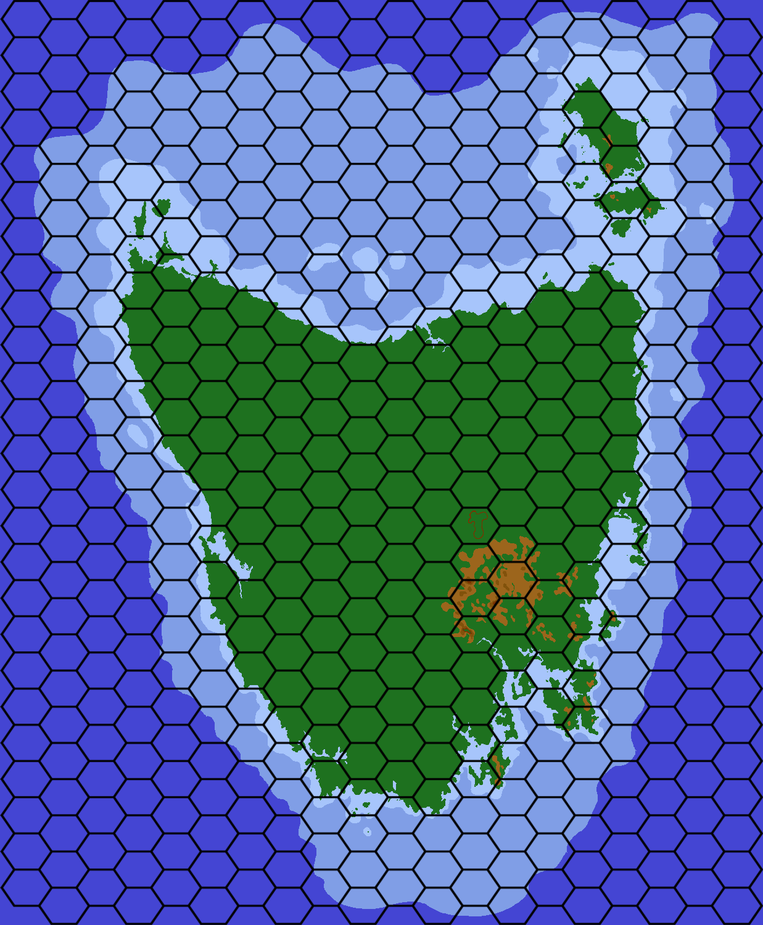
#> input picture static/images/Tassie_with_fixed_hexgrid.png, 763 x 925 px, shrunk from 1237 x 1500 before the run
$ python test.py
#> lines starting #> are read from the running program, lines starting #| are printed output that depends on the picture; after the words box and inside, x2 and y2 are one past the last pixel; in counts of white or black regions, pixels touching at a corner belong together
from PIL import Image, ImageOps
import math

res = 20

# s_hex = Image.open('single_hex.png').convert('RGBA')

wmap = Image.open('Tassie_with_fixed_hexgrid.png').convert('RGBA')
#> wmap is the input picture: PIL image 763x925 RGBA; mean R, G, B, A 74.9, 104.7, 151.4, 255

map_pixels = wmap.load()

hc_width = 20
hc_height = 25

w = round(wmap.width / hc_width)
#> w = 38
h = round(wmap.height / (hc_height + 0.5))
#> h = 36

cursor_x = round(w / 2)
#> cursor_x = 19
cursor_y = round(h / 2)
#> cursor_y = 18

from queue import Queue
to_visit = Queue()
dirs = [[1, 0], [0, 1], [-1, 0], [0, -1]]

for ptx in range(hc_width):
    for pty in range(hc_height):
        mask = Image.new('RGBA', wmap.size, (255, 255, 255, 255))
        mask_pixels = mask.load()
        to_visit.put((cursor_x, cursor_y))

        visited = []
        lm = 999999
        rm = 0
        um = 999999
        dm = 0

        while to_visit.empty() != True:
            pt = to_visit.get()
            if pt in visited:
                continue
            visited.append(pt)
            x = pt[0]
            y = pt[1]
            lm = min(x, lm)
            rm = max(x, rm)
            um = min(y, um)
            dm = max(y, dm)
            mask_pixels[x, y] = (0,0,0,255)
            for d in dirs:
                nx = d[0] + x
                ny = d[1] + y
                if ((nx > 0 and nx < wmap.width and ny > 0 and ny < wmap.height) and
                    (map_pixels[nx, ny][0] > res or map_pixels[nx, ny][1] > res or map_pixels[nx, ny][2] > res) and
                    mask_pixels[nx, ny] != (0,0,0,255)):
                    to_visit.put((nx, ny))

        mask = mask.point(lambda x: x < 100 and 255).convert('L')

        tmap = wmap

        tmap.putalpha(mask)

        tmap = tmap.crop((lm, um, rm, dm))

        tmap.save('result' + str(ptx) + '_' + str(pty) + '.png')
        cursor_y = (cursor_y + h) % wmap.height

    cursor_x = (cursor_x + w) % wmap.width
    if (ptx % 2 == 0):
        cursor_y = h
    else:
        cursor_y = round(h / 2)
#> this loop made 20 passes
#> pass 1, `tmap.save('result' + str(ptx) + '_' + str(pty) + '.png')`:
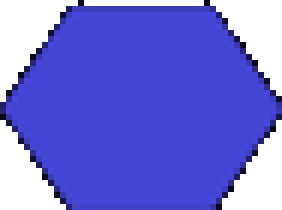
#> saved as result0_0.png: PIL image 47x35 RGBA (shown 6 times larger); mean R, G, B, A 60.1, 61, 186.4, 193.1; transparent parts drawn white
#> pass 1, `tmap.save('result' + str(ptx) + '_' + str(pty) + '.png')`:
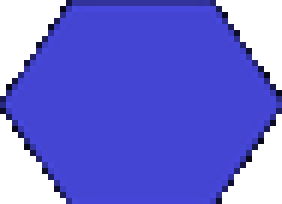
#> saved as result0_1.png: PIL image 47x34 RGBA (shown 6 times larger); mean R, G, B, A 60.9, 61.8, 188.9, 198.5; transparent parts drawn white
#> pass 1, `tmap.save('result' + str(ptx) + '_' + str(pty) + '.png')`:
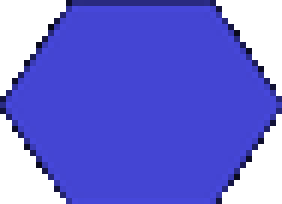
#> saved as result0_2.png: PIL image 47x34 RGBA (shown 6 times larger); mean R, G, B, A 60.8, 61.7, 188.5, 198; transparent parts drawn white
#> pass 1, `tmap.save('result' + str(ptx) + '_' + str(pty) + '.png')`:
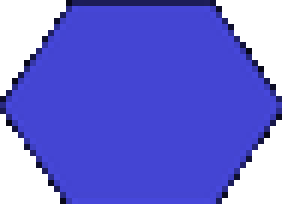
#> saved as result0_3.png: PIL image 47x34 RGBA (shown 6 times larger); mean R, G, B, A 61.8, 63.2, 188.3, 198.5; transparent parts drawn white
#> after the loop:
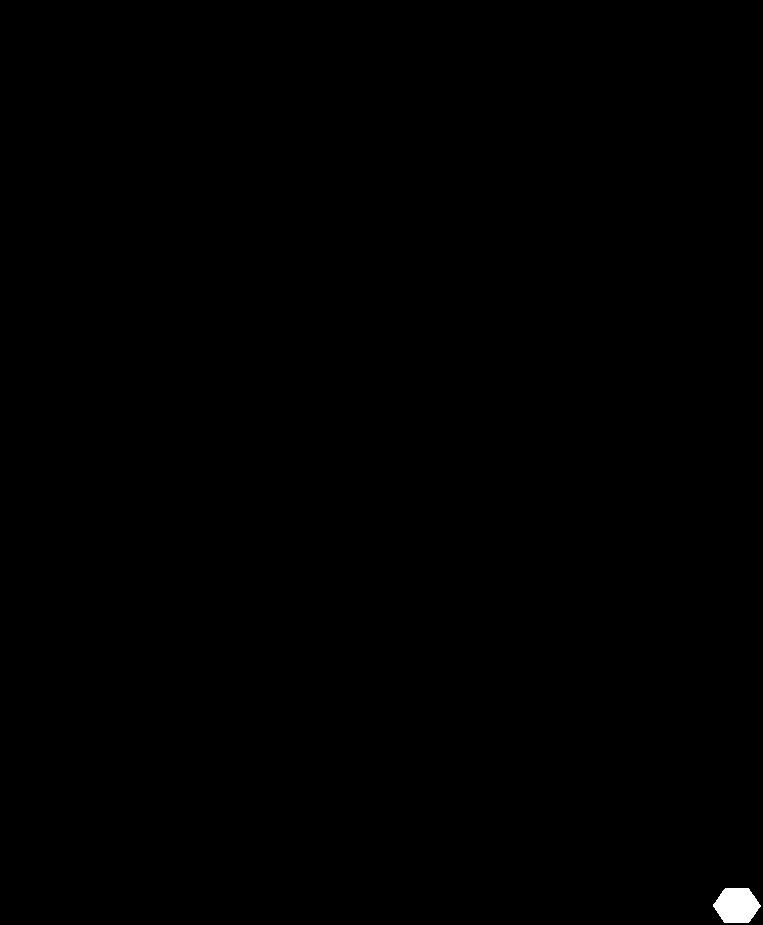
#> mask: PIL image 763x925 L; 0.18% white; 1 white region, box (x1, y1, x2, y2) and area: (713, 888, 761, 923) 1269
#> after the loop, cursor_x = 16


# [42 lines of commented-out code are left out]
